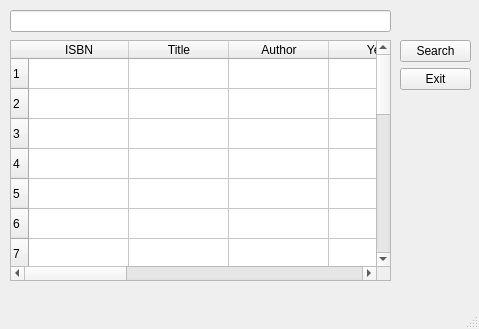
<?xml version="1.0" encoding="UTF-8"?>
<ui version="4.0">
 <class>MainWindow</class>
 <widget class="QMainWindow" name="MainWindow">
  <property name="geometry">
   <rect>
    <x>0</x>
    <y>0</y>
    <width>479</width>
    <height>329</height>
   </rect>
  </property>
  <property name="windowTitle">
   <string>Bookstore Inventory</string>
  </property>
  <widget class="QWidget" name="centralwidget">
   <widget class="QLineEdit" name="lnBookSearch">
    <property name="geometry">
     <rect>
      <x>10</x>
      <y>10</y>
      <width>381</width>
      <height>22</height>
     </rect>
    </property>
   </widget>
   <widget class="QTableWidget" name="tblBooks">
    <property name="geometry">
     <rect>
      <x>10</x>
      <y>40</y>
      <width>381</width>
      <height>241</height>
     </rect>
    </property>
    <property name="editTriggers">
     <set>QAbstractItemView::NoEditTriggers</set>
    </property>
    <row>
     <property name="text">
      <string>1</string>
     </property>
    </row>
    <row>
     <property name="text">
      <string>2</string>
     </property>
    </row>
    <row>
     <property name="text">
      <string>3</string>
     </property>
    </row>
    <row>
     <property name="text">
      <string>4</string>
     </property>
    </row>
    <row>
     <property name="text">
      <string>5</string>
     </property>
    </row>
    <row>
     <property name="text">
      <string>6</string>
     </property>
    </row>
    <row>
     <property name="text">
      <string>7</string>
     </property>
    </row>
    <row>
     <property name="text">
      <string>8</string>
     </property>
    </row>
    <row>
     <property name="text">
      <string>9</string>
     </property>
    </row>
    <row>
     <property name="text">
      <string>10</string>
     </property>
    </row>
    <row>
     <property name="text">
      <string>11</string>
     </property>
    </row>
    <row>
     <property name="text">
      <string>12</string>
     </property>
    </row>
    <row>
     <property name="text">
      <string>13</string>
     </property>
    </row>
    <row>
     <property name="text">
      <string>14</string>
     </property>
    </row>
    <row>
     <property name="text">
      <string>15</string>
     </property>
    </row>
    <row>
     <property name="text">
      <string>16</string>
     </property>
    </row>
    <row>
     <property name="text">
      <string>17</string>
     </property>
    </row>
    <row>
     <property name="text">
      <string>18</string>
     </property>
    </row>
    <row>
     <property name="text">
      <string>19</string>
     </property>
    </row>
    <row>
     <property name="text">
      <string>20</string>
     </property>
    </row>
    <column>
     <property name="text">
      <string>ISBN</string>
     </property>
    </column>
    <column>
     <property name="text">
      <string>Title</string>
     </property>
    </column>
    <column>
     <property name="text">
      <string>Author</string>
     </property>
    </column>
    <column>
     <property name="text">
      <string>Year</string>
     </property>
    </column>
    <column>
     <property name="text">
      <string>Publisher</string>
     </property>
    </column>
    <column>
     <property name="text">
      <string>Description</string>
     </property>
    </column>
    <column>
     <property name="text">
      <string>Genre</string>
     </property>
    </column>
    <column>
     <property name="text">
      <string>MSRP</string>
     </property>
    </column>
    <column>
     <property name="text">
      <string>Qty</string>
     </property>
    </column>
    <column>
     <property name="text">
      <string>dateAdded</string>
     </property>
    </column>
    <item row="0" column="0">
     <property name="text">
      <string/>
     </property>
    </item>
   </widget>
   <widget class="QWidget" name="">
    <property name="geometry">
     <rect>
      <x>400</x>
      <y>40</y>
      <width>71</width>
      <height>51</height>
     </rect>
    </property>
    <layout class="QVBoxLayout" name="verticalLayout">
     <item>
      <widget class="QPushButton" name="btnSearch">
       <property name="text">
        <string>Search</string>
       </property>
      </widget>
     </item>
     <item>
      <widget class="QPushButton" name="btnExit">
       <property name="text">
        <string>Exit</string>
       </property>
      </widget>
     </item>
    </layout>
   </widget>
  </widget>
  <widget class="QMenuBar" name="menubar">
   <property name="geometry">
    <rect>
     <x>0</x>
     <y>0</y>
     <width>479</width>
     <height>17</height>
    </rect>
   </property>
  </widget>
  <widget class="QStatusBar" name="statusbar"/>
 </widget>
 <resources/>
 <connections>
  <connection>
   <sender>btnSearch</sender>
   <signal>clicked()</signal>
   <receiver>MainWindow</receiver>
   <slot>searchForBook()</slot>
   <hints>
    <hint type="sourcelabel">
     <x>431</x>
     <y>174</y>
    </hint>
    <hint type="destinationlabel">
     <x>239</x>
     <y>164</y>
    </hint>
   </hints>
  </connection>
  <connection>
   <sender>btnExit</sender>
   <signal>clicked()</signal>
   <receiver>MainWindow</receiver>
   <slot>close()</slot>
   <hints>
    <hint type="sourcelabel">
     <x>431</x>
     <y>220</y>
    </hint>
    <hint type="destinationlabel">
     <x>239</x>
     <y>164</y>
    </hint>
   </hints>
  </connection>
 </connections>
 <slots>
  <slot>searchForBook()</slot>
 </slots>
</ui>
